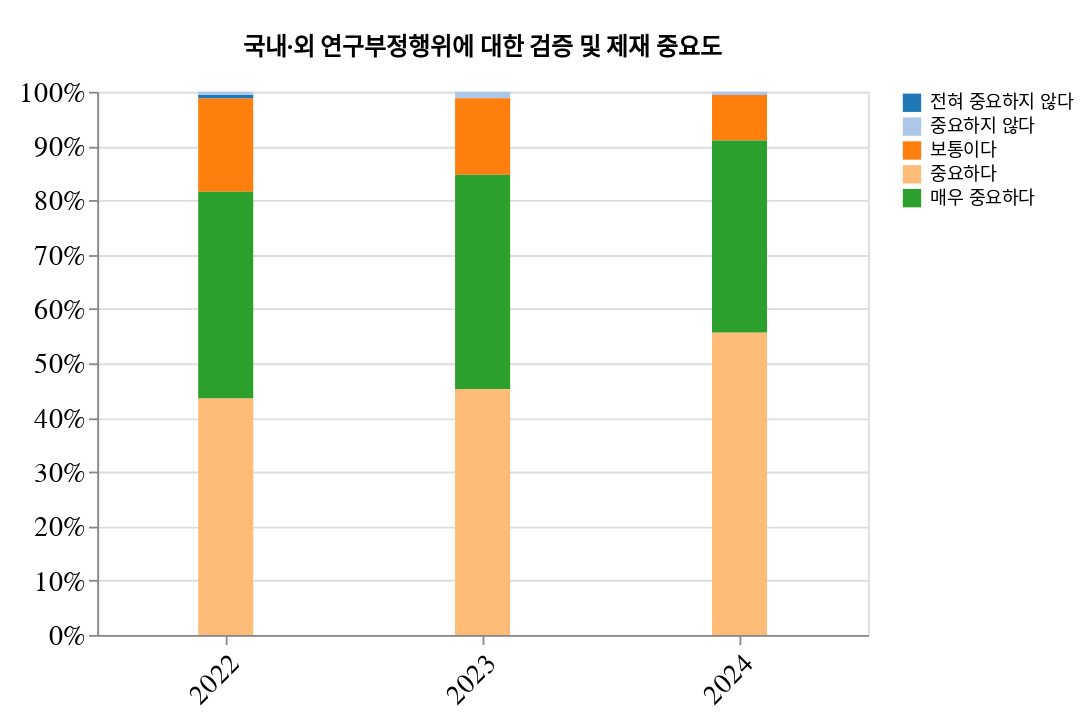

Write notebook code for a chart like this one.
### Code cell
# 
# 다. 연구자의 연구윤리 준수 영향 요인별
# 
title = "국내·외 연구부정행위에 대한 검증 및 제재 중요도"
Q ="Q3_5"

# 1) counting
_2022 = pl.DataFrame({
    Q: importance.keys(),
    "2022": [1, 1, 28, 71, 62],
})

_2023 = pl.DataFrame({
    Q: importance.keys(),
    "2023": [0, 2, 24, 77, 67],
})

data = get(Q, _2022, _2023, importance)
draw_graph(data, title, importance)

### Figure 1 — Vega-Lite specification as saved in the notebook (floating-point values rounded to 4 significant figures)
{"config": {"view": {"continuousWidth": 300, "continuousHeight": 300}, "axis": {"labelFontSize": 15, "titleFontSize": 15, "titlePadding": 100}, "title": {"offset": 10, "subtitlePadding": 100}}, "data": {"name": "data-e1c375a06a68825d0551143ae14167d5"}, "mark": {"type": "bar", "size": 30}, "encoding": {"color": {"field": "응답", "scale": {"scheme": "category20"}, "sort": ["전혀 중요하지 않다", "중요하지 않다", "보통이다", "중요하다", "매우 중요하다"], "title": null, "type": "nominal"}, "order": {"field": "Count", "sort": "descending", "type": "quantitative"}, "x": {"axis": {"labelAngle": -45}, "field": "Year", "title": null, "type": "ordinal"}, "y": {"field": "Count", "stack": "normalize", "title": null, "type": "quantitative"}}, "height": 296, "padding": {"top": 20, "bottom": 10, "left": 10, "right": 10}, "title": "국내·외 연구부정행위에 대한 검증 및 제재 중요도", "width": 420, "$schema": "https://vega.github.io/schema/vega-lite/v5.20.1.json", "datasets": {"data-e1c375a06a68825d0551143ae14167d5": [{"응답": "전혀 중요하지 않다", "Year": "2022", "Count": 1}, {"응답": "중요하지 않다", "Year": "2022", "Count": 1}, {"응답": "보통이다", "Year": "2022", "Count": 28}, {"응답": "중요하다", "Year": "2022", "Count": 71}, {"응답": "매우 중요하다", "Year": "2022", "Count": 62}, {"응답": "전혀 중요하지 않다", "Year": "2023", "Count": 0}, {"응답": "중요하지 않다", "Year": "2023", "Count": 2}, {"응답": "보통이다", "Year": "2023", "Count": 24}, {"응답": "중요하다", "Year": "2023", "Count": 77}, {"응답": "매우 중요하다", "Year": "2023", "Count": 67}, {"응답": "전혀 중요하지 않다", "Year": "2024", "Count": 0}, {"응답": "중요하지 않다", "Year": "2024", "Count": 1}, {"응답": "보통이다", "Year": "2024", "Count": 14}, {"응답": "중요하다", "Year": "2024", "Count": 93}, {"응답": "매우 중요하다", "Year": "2024", "Count": 59}]}}
